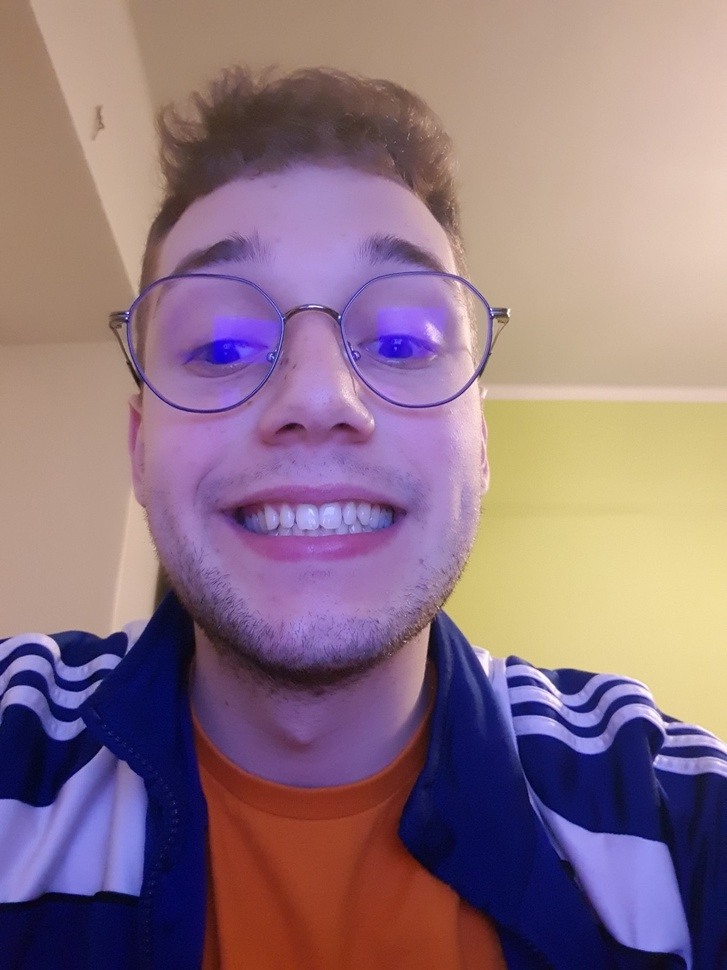
#> input picture IoT_Machine_Learning/images/Patryk_1.jpg, 727 x 970 px, shrunk from 2448 x 3264 before the run
$ python face_detection.py
#> lines starting #> are read from the running program, lines starting #| are printed output that depends on the picture; after the words box and inside, x2 and y2 are one past the last pixel; in counts of white or black regions, pixels touching at a corner belong together
import cv2

CASC_PATH = "haarcascade_frontalface_default.xml"
IMAGE_PATH = "../images/Patryk_1.jpg"

image = cv2.imread(IMAGE_PATH)
#> image is the input picture: shape (970, 727, 3); mean B, G, R 129.3, 116, 142.8
gray = cv2.cvtColor(image, cv2.COLOR_BGR2GRAY)
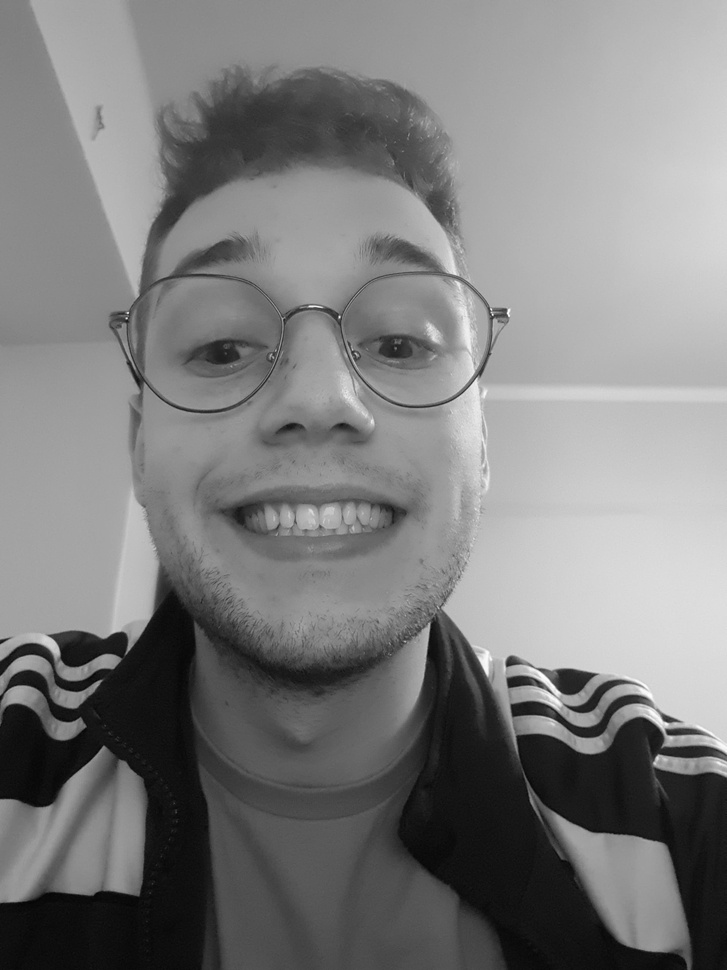
#> gray: shape (970, 727); min 4, max 254, mean 125.5

faceCascade = cv2.CascadeClassifier(CASC_PATH)

while True:

    faces = faceCascade.detectMultiScale(
        gray,
        scaleFactor=1.1,
        minNeighbors=5,
        minSize=(20,20),
        flags = cv2.CASCADE_SCALE_IMAGE
    )
#> faces = [[90, 169, 444, 444]]

    for (x, y, w, h) in faces:
        cv2.rectangle(image, (x, y), (x+w, y+h), (0, 255, 0), 2)
#> this loop made 1 pass
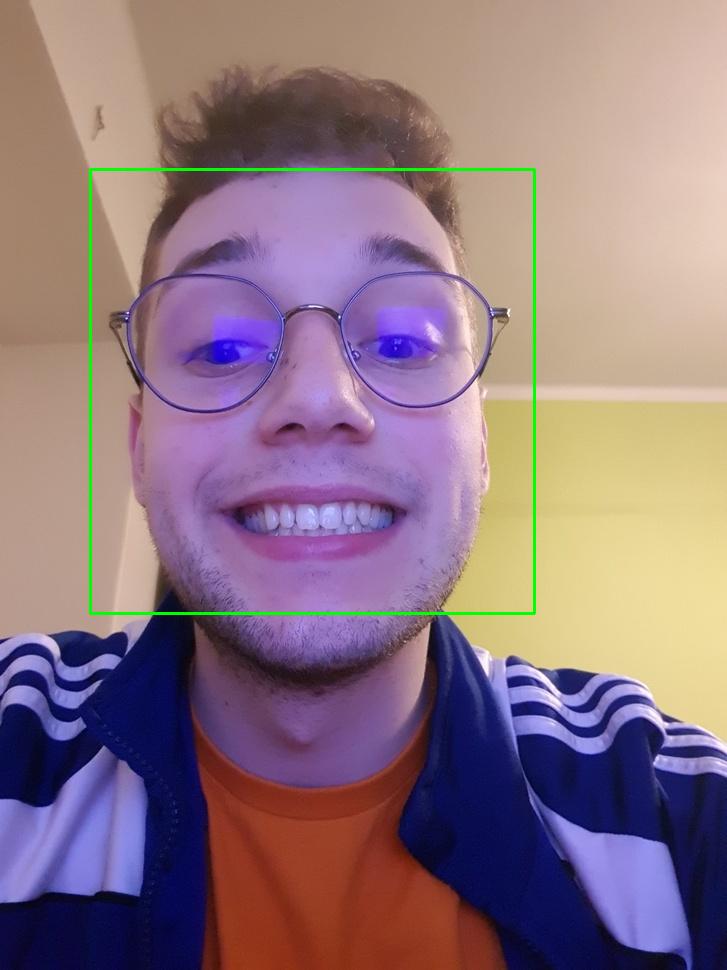
#> image: shape (970, 727, 3); 0.75% of pixels changed, all inside (x1, y1, x2, y2) = (89, 168, 536, 615)

    cv2.imshow("Face" , image)
    key = cv2.waitKey(0)
#> (key Esc is pressed here)
    if key == 27:  # The Esc key
        cv2.imwrite("../images/face_detected.jpg", image)
        break

cv2.destroyAllWindows()
